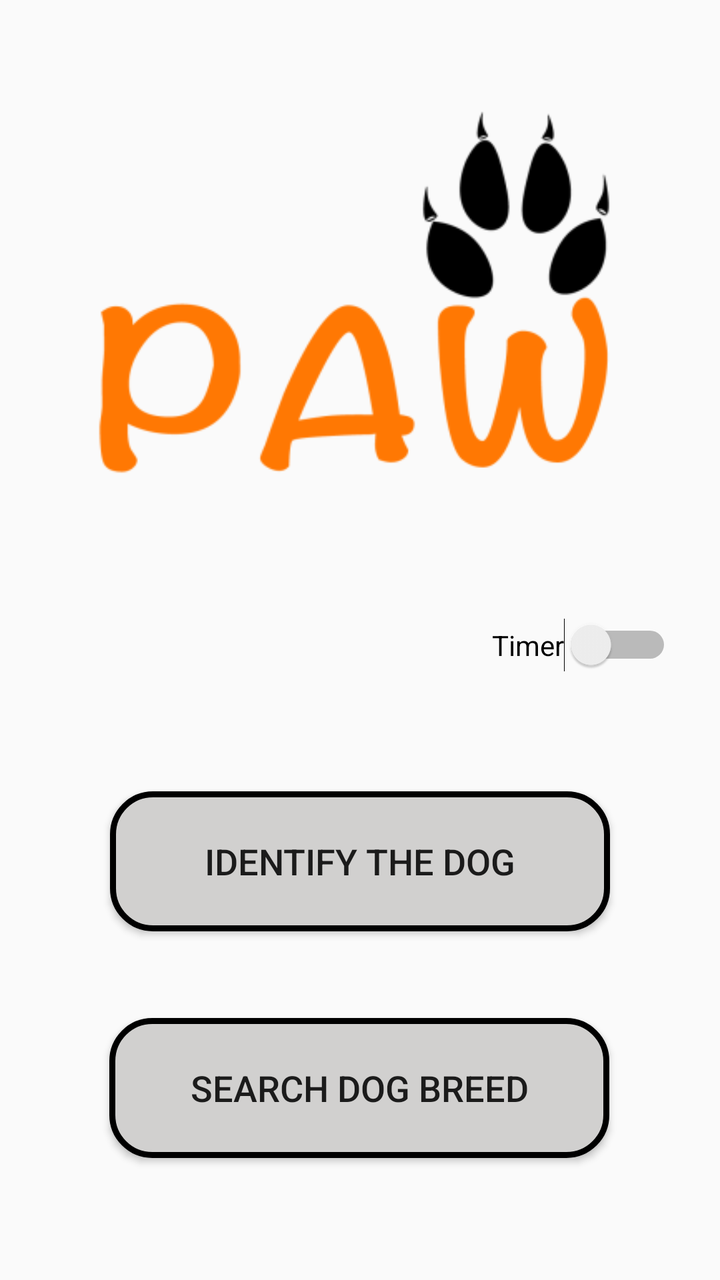
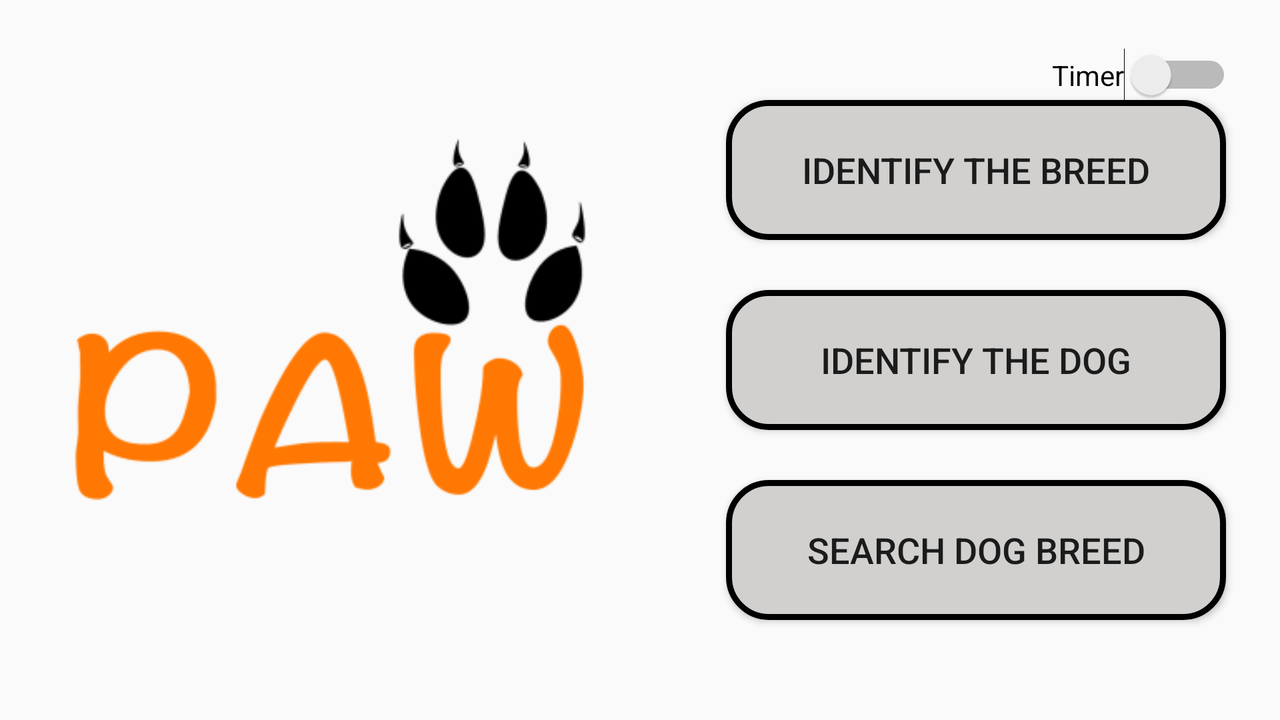

The same Android screen from two of the app's own layout files: first res/layout/ as a phone draws it, then the author's variant for another configuration, drawn on a device whose configuration selects that folder. Both files follow.
<!-- AndroidManifest.xml: application theme AppTheme -->
<!-- res/layout/activity_home.xml -->
<?xml version="1.0" encoding="utf-8"?>
<androidx.constraintlayout.widget.ConstraintLayout xmlns:android="http://schemas.android.com/apk/res/android"
    xmlns:app="http://schemas.android.com/apk/res-auto"
    xmlns:tools="http://schemas.android.com/tools"
    android:layout_width="match_parent"
    android:layout_height="match_parent"
    tools:context=".Home">

    <ImageView
        android:id="@+id/imageView"
        android:layout_width="336dp"
        android:layout_height="269dp"
        android:layout_marginTop="32dp"
        android:contentDescription="@string/logo_desc"
        app:layout_constraintEnd_toEndOf="parent"
        app:layout_constraintHorizontal_bias="0.498"
        app:layout_constraintStart_toStartOf="parent"
        app:layout_constraintTop_toTopOf="parent"
        app:srcCompat="@mipmap/logo" />

    <Switch
        android:id="@+id/timer_switch"
        android:layout_width="wrap_content"
        android:layout_height="wrap_content"
        android:layout_marginTop="8dp"
        android:layout_marginEnd="24dp"
        android:layout_marginRight="24dp"
        android:shadowColor="#FF3D00"
        android:text="@string/timer"
        android:textColorHighlight="#FF3D00"
        android:textColorLink="@android:color/holo_orange_dark"
        android:textCursorDrawable="@android:color/holo_orange_dark"
        app:layout_constraintEnd_toEndOf="parent"
        app:layout_constraintTop_toBottomOf="@+id/imageView" />

    <Button
        android:id="@+id/identify_breed"
        style="@style/Widget.AppCompat.Button"
        android:layout_width="250dp"
        android:layout_height="70dp"
        android:layout_marginTop="100dp"
        android:layout_marginBottom="280dp"
        android:background="@drawable/curved_button"
        android:text="@string/identify_the_breed"
        android:textSize="18sp"
        app:layout_constraintBottom_toBottomOf="parent"
        app:layout_constraintEnd_toEndOf="parent"
        app:layout_constraintHorizontal_bias="0.504"
        app:layout_constraintStart_toStartOf="parent"
        app:layout_constraintTop_toBottomOf="@+id/imageView" />

    <Button
        android:id="@+id/identify_dog"
        android:layout_width="250dp"
        android:layout_height="70dp"
        android:layout_marginTop="36dp"
        android:layout_marginBottom="160dp"
        android:background="@drawable/curved_button"
        android:text="@string/identify_the_dog"
        android:textSize="18sp"
        app:layout_constraintBottom_toBottomOf="parent"
        app:layout_constraintEnd_toEndOf="parent"
        app:layout_constraintStart_toStartOf="parent"
        app:layout_constraintTop_toBottomOf="@+id/identify_breed" />

    <Button
        android:id="@+id/search_breed"
        android:layout_width="250dp"
        android:layout_height="70dp"
        android:layout_marginTop="32dp"
        android:layout_marginBottom="50dp"
        android:radius="7dp"
        android:background="@drawable/curved_button"
        android:text="@string/search_dog_breed"
        android:textSize="18sp"
        app:layout_constraintBottom_toBottomOf="parent"
        app:layout_constraintEnd_toEndOf="parent"
        app:layout_constraintHorizontal_bias="0.498"
        app:layout_constraintStart_toStartOf="parent"
        app:layout_constraintTop_toBottomOf="@+id/identify_dog" />
</androidx.constraintlayout.widget.ConstraintLayout>
<!-- resources referenced by this layout -->
<resources>
  <!-- drawable curved_button (drawable) -->
  <?xml version="1.0" encoding="utf-8"?>
  <ripple xmlns:android="http://schemas.android.com/apk/res/android"
      xmlns:tools="http://schemas.android.com/tools"
      android:color="#ffd2a6"
      tools:targetApi="lollipop">
  
          <item>
              <shape android:shape="rectangle">
                  <solid android:color="#d1d0cf" />
                  <corners android:radius="20dp" />
                  <stroke android:width="3dp" android:color="#000000" />
              </shape>
          </item>
  
  </ripple>
  <!-- mipmap logo: png bitmap (mipmap-hdpi, 4912 bytes) -->
  <string name="identify_the_breed">Identify the Breed</string>
  <string name="identify_the_dog">Identify the Dog</string>
  <string name="logo_desc">logo of the app</string>
  <string name="search_dog_breed">Search Dog Breed</string>
  <string name="timer">Timer</string>
  <style name="AppTheme" parent="Theme.AppCompat.Light.DarkActionBar">
          <item name="colorPrimary">@color/colorPrimary</item>
          <item name="colorPrimaryDark">@color/colorPrimaryDark</item>
          <item name="colorAccent">@color/colorAccent</item>
      </style>
</resources>
<!-- res/layout-land/activity_home.xml (the author's variant of the layout above) -->
<!-- drawn on the phone turned sideways -->
<?xml version="1.0" encoding="utf-8"?>
<androidx.constraintlayout.widget.ConstraintLayout xmlns:android="http://schemas.android.com/apk/res/android"
    xmlns:app="http://schemas.android.com/apk/res-auto"
    xmlns:tools="http://schemas.android.com/tools"
    android:layout_width="match_parent"
    android:layout_height="match_parent"
    tools:context=".Home">

    <ImageView
        android:id="@+id/imageView"
        android:layout_width="336dp"
        android:layout_height="269dp"
        android:contentDescription="@string/logo_desc"
        app:layout_constraintBottom_toBottomOf="parent"
        app:layout_constraintStart_toStartOf="parent"
        app:layout_constraintTop_toTopOf="parent"
        app:srcCompat="@mipmap/logo" />

    <Switch
        android:id="@+id/switch1"
        android:layout_width="wrap_content"
        android:layout_height="wrap_content"
        android:layout_marginTop="24dp"
        android:layout_marginEnd="24dp"
        android:layout_marginRight="24dp"
        android:text="@string/timer"
        android:textColorLink="@android:color/holo_orange_dark"
        android:textCursorDrawable="@android:color/holo_orange_dark"
        app:layout_constraintEnd_toEndOf="parent"
        app:layout_constraintTop_toTopOf="parent" />

    <Button
        android:id="@+id/identify_breed"
        style="@style/Widget.AppCompat.Button"
        android:layout_width="250dp"
        android:layout_height="70dp"
        android:layout_marginTop="50dp"
        android:background="@drawable/curved_button"
        android:text="@string/identify_the_breed"
        android:textSize="18sp"
        app:layout_constraintEnd_toEndOf="parent"
        app:layout_constraintStart_toEndOf="@+id/imageView"
        app:layout_constraintTop_toTopOf="parent" />

    <Button
        android:id="@+id/identify_dog"
        android:layout_width="250dp"
        android:layout_height="70dp"
        android:layout_marginTop="5dp"
        android:layout_marginBottom="5dp"
        android:background="@drawable/curved_button"
        android:text="@string/identify_the_dog"
        android:textSize="18sp"
        app:layout_constraintBottom_toTopOf="@+id/search_breed"
        app:layout_constraintEnd_toEndOf="parent"
        app:layout_constraintStart_toEndOf="@+id/imageView"
        app:layout_constraintTop_toBottomOf="@+id/identify_breed" />

    <Button
        android:id="@+id/search_breed"
        android:layout_width="250dp"
        android:layout_height="70dp"
        android:layout_marginBottom="50dp"
        android:background="@drawable/curved_button"
        android:radius="7dp"
        android:text="@string/search_dog_breed"
        android:textSize="18sp"
        app:layout_constraintBottom_toBottomOf="parent"
        app:layout_constraintEnd_toEndOf="parent"
        app:layout_constraintStart_toEndOf="@+id/imageView" />
</androidx.constraintlayout.widget.ConstraintLayout>
